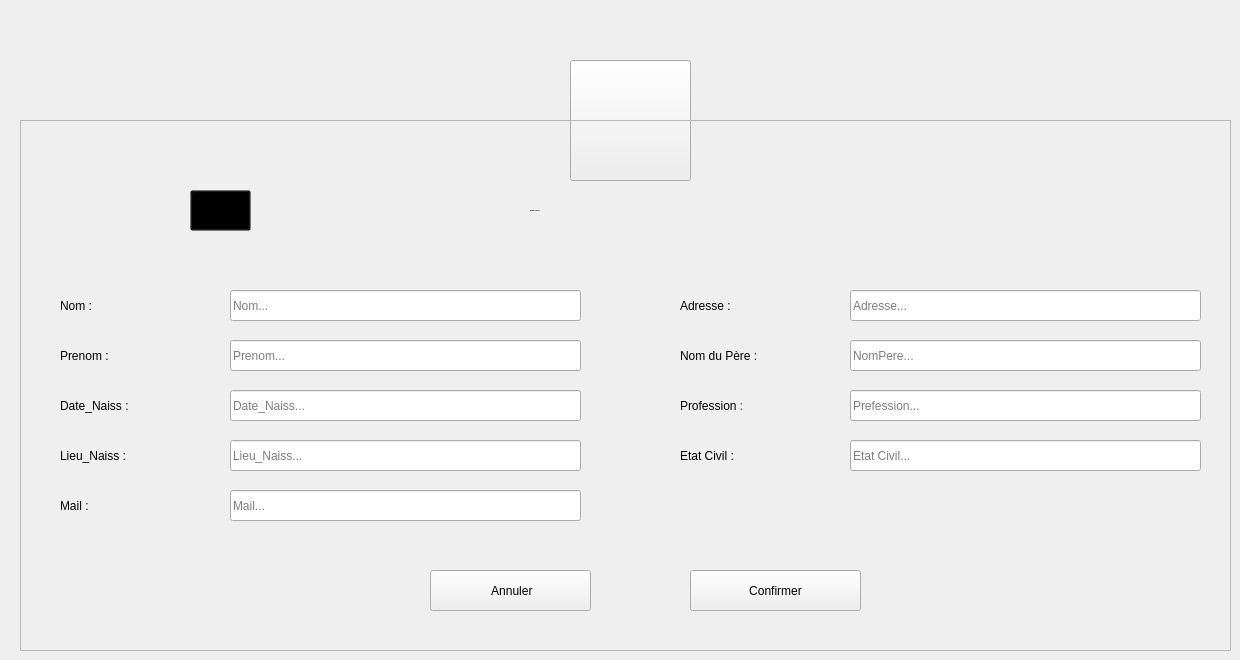
      <widget class="QWidget" name="Modifier_Citoyen_2">
       <widget class="QToolButton" name="toolButton_22">
        <property name="geometry">
         <rect>
          <x>570</x>
          <y>60</y>
          <width>121</width>
          <height>121</height>
         </rect>
        </property>
        <property name="styleSheet">
         <string notr="true"/>
        </property>
        <property name="text">
         <string/>
        </property>
        <property name="icon">
         <iconset resource="Ressources.qrc">
          <normaloff>:/Ressources/image/systeme-de-population.png</normaloff>:/Ressources/image/systeme-de-population.png</iconset>
        </property>
        <property name="iconSize">
         <size>
          <width>64</width>
          <height>64</height>
         </size>
        </property>
       </widget>
       <widget class="QFrame" name="frame_15">
        <property name="geometry">
         <rect>
          <x>20</x>
          <y>120</y>
          <width>1211</width>
          <height>531</height>
         </rect>
        </property>
        <property name="styleSheet">
         <string notr="true"/>
        </property>
        <property name="frameShape">
         <enum>QFrame::StyledPanel</enum>
        </property>
        <property name="frameShadow">
         <enum>QFrame::Raised</enum>
        </property>
        <widget class="QLabel" name="L_AjouterCitoyen_5">
         <property name="geometry">
          <rect>
           <x>510</x>
           <y>70</y>
           <width>281</width>
           <height>41</height>
          </rect>
         </property>
         <property name="font">
          <font>
           <family>century gothic</family>
           <pointsize>-1</pointsize>
           <weight>75</weight>
           <bold>true</bold>
          </font>
         </property>
         <property name="styleSheet">
          <string notr="true">background: transparent;</string>
         </property>
         <property name="text">
          <string>Modifier un Citoyen</string>
         </property>
        </widget>
        <widget class="QLabel" name="L_MNomCitoyen_2">
         <property name="geometry">
          <rect>
           <x>40</x>
           <y>170</y>
           <width>121</width>
           <height>31</height>
          </rect>
         </property>
         <property name="styleSheet">
          <string notr="true">background: transparent;</string>
         </property>
         <property name="text">
          <string>Nom :</string>
         </property>
        </widget>
        <widget class="QLabel" name="L_MPrenomCitoyen_2">
         <property name="geometry">
          <rect>
           <x>40</x>
           <y>220</y>
           <width>121</width>
           <height>31</height>
          </rect>
         </property>
         <property name="styleSheet">
          <string notr="true">background: transparent;</string>
         </property>
         <property name="text">
          <string>Prenom :</string>
         </property>
        </widget>
        <widget class="QLabel" name="L_MDateNaissCit_2">
         <property name="geometry">
          <rect>
           <x>40</x>
           <y>270</y>
           <width>131</width>
           <height>31</height>
          </rect>
         </property>
         <property name="styleSheet">
          <string notr="true">background: transparent;</string>
         </property>
         <property name="text">
          <string>Date_Naiss :</string>
         </property>
        </widget>
        <widget class="QLabel" name="L_MLieuNaissCit_2">
         <property name="geometry">
          <rect>
           <x>40</x>
           <y>320</y>
           <width>141</width>
           <height>31</height>
          </rect>
         </property>
         <property name="styleSheet">
          <string notr="true">background: transparent;</string>
         </property>
         <property name="text">
          <string>Lieu_Naiss :</string>
         </property>
        </widget>
        <widget class="QLabel" name="L_MMailCitoyen_2">
         <property name="geometry">
          <rect>
           <x>40</x>
           <y>370</y>
           <width>141</width>
           <height>31</height>
          </rect>
         </property>
         <property name="styleSheet">
          <string notr="true">background: transparent;</string>
         </property>
         <property name="text">
          <string>Mail :</string>
         </property>
        </widget>
        <widget class="QLineEdit" name="LE_MNomCitoyen_2">
         <property name="geometry">
          <rect>
           <x>210</x>
           <y>170</y>
           <width>351</width>
           <height>31</height>
          </rect>
         </property>
         <property name="placeholderText">
          <string>Nom...</string>
         </property>
        </widget>
        <widget class="QLineEdit" name="LE_MPrenomCitoyen_2">
         <property name="geometry">
          <rect>
           <x>210</x>
           <y>220</y>
           <width>351</width>
           <height>31</height>
          </rect>
         </property>
         <property name="placeholderText">
          <string>Prenom...</string>
         </property>
        </widget>
        <widget class="QLineEdit" name="LE_MDateNaissCit_3">
         <property name="geometry">
          <rect>
           <x>210</x>
           <y>270</y>
           <width>351</width>
           <height>31</height>
          </rect>
         </property>
         <property name="placeholderText">
          <string>Date_Naiss...</string>
         </property>
        </widget>
        <widget class="QLineEdit" name="LE_MLieuNaissCit_2">
         <property name="geometry">
          <rect>
           <x>210</x>
           <y>320</y>
           <width>351</width>
           <height>31</height>
          </rect>
         </property>
         <property name="placeholderText">
          <string>Lieu_Naiss...</string>
         </property>
        </widget>
        <widget class="QLineEdit" name="LE_MMailCitoyen_2">
         <property name="geometry">
          <rect>
           <x>210</x>
           <y>370</y>
           <width>351</width>
           <height>31</height>
          </rect>
         </property>
         <property name="text">
          <string/>
         </property>
         <property name="placeholderText">
          <string>Mail...</string>
         </property>
        </widget>
        <widget class="QPushButton" name="B_MConfirmerCitoyen_3">
         <property name="geometry">
          <rect>
           <x>670</x>
           <y>450</y>
           <width>171</width>
           <height>41</height>
          </rect>
         </property>
         <property name="text">
          <string>Confirmer</string>
         </property>
         <property name="icon">
          <iconset resource="Ressources.qrc">
           <normaloff>:/Ressources/image/confirm.png</normaloff>:/Ressources/image/confirm.png</iconset>
         </property>
         <property name="iconSize">
          <size>
           <width>20</width>
           <height>20</height>
          </size>
         </property>
        </widget>
        <widget class="QPushButton" name="B_MAnnulerCitoyen_2">
         <property name="geometry">
          <rect>
           <x>410</x>
           <y>450</y>
           <width>161</width>
           <height>41</height>
          </rect>
         </property>
         <property name="styleSheet">
          <string notr="true"/>
         </property>
         <property name="text">
          <string> Annuler</string>
         </property>
         <property name="icon">
          <iconset resource="Ressources.qrc">
           <normaloff>:/Ressources/image/close.png</normaloff>:/Ressources/image/close.png</iconset>
         </property>
         <property name="iconSize">
          <size>
           <width>16</width>
           <height>16</height>
          </size>
         </property>
        </widget>
        <widget class="QToolButton" name="toolButton_23">
         <property name="geometry">
          <rect>
           <x>170</x>
           <y>70</y>
           <width>61</width>
           <height>41</height>
          </rect>
         </property>
         <property name="styleSheet">
          <string notr="true">background: transparent;</string>
         </property>
         <property name="text">
          <string/>
         </property>
         <property name="icon">
          <iconset>
           <normaloff>:/Recources/Images/add-user.png</normaloff>:/Recources/Images/add-user.png</iconset>
         </property>
         <property name="iconSize">
          <size>
           <width>30</width>
           <height>30</height>
          </size>
         </property>
        </widget>
        <widget class="QLabel" name="L_MAdresseCit_2">
         <property name="geometry">
          <rect>
           <x>660</x>
           <y>170</y>
           <width>121</width>
           <height>31</height>
          </rect>
         </property>
         <property name="styleSheet">
          <string notr="true">background: transparent;</string>
         </property>
         <property name="text">
          <string>Adresse :</string>
         </property>
        </widget>
        <widget class="QLineEdit" name="LE_MProfessionCit_2">
         <property name="geometry">
          <rect>
           <x>830</x>
           <y>270</y>
           <width>351</width>
           <height>31</height>
          </rect>
         </property>
         <property name="placeholderText">
          <string>Prefession...</string>
         </property>
        </widget>
        <widget class="QLineEdit" name="LE_MAdresseCit_2">
         <property name="geometry">
          <rect>
           <x>830</x>
           <y>170</y>
           <width>351</width>
           <height>31</height>
          </rect>
         </property>
         <property name="placeholderText">
          <string>Adresse...</string>
         </property>
        </widget>
        <widget class="QLabel" name="L_MNomPereCit_2">
         <property name="geometry">
          <rect>
           <x>660</x>
           <y>220</y>
           <width>151</width>
           <height>31</height>
          </rect>
         </property>
         <property name="styleSheet">
          <string notr="true">background: transparent;</string>
         </property>
         <property name="text">
          <string>Nom du Père :</string>
         </property>
        </widget>
        <widget class="QLineEdit" name="LE_MNomPereCit_2">
         <property name="geometry">
          <rect>
           <x>830</x>
           <y>220</y>
           <width>351</width>
           <height>31</height>
          </rect>
         </property>
         <property name="placeholderText">
          <string>NomPere...</string>
         </property>
        </widget>
        <widget class="QLabel" name="L_MProfessionCit_2">
         <property name="geometry">
          <rect>
           <x>660</x>
           <y>270</y>
           <width>131</width>
           <height>31</height>
          </rect>
         </property>
         <property name="styleSheet">
          <string notr="true">background: transparent;</string>
         </property>
         <property name="text">
          <string>Profession :</string>
         </property>
        </widget>
        <widget class="QLabel" name="L_MEtatCitoyen_2">
         <property name="geometry">
          <rect>
           <x>660</x>
           <y>320</y>
           <width>141</width>
           <height>31</height>
          </rect>
         </property>
         <property name="styleSheet">
          <string notr="true">background: transparent;</string>
         </property>
         <property name="text">
          <string>Etat Civil :</string>
         </property>
        </widget>
        <widget class="QLineEdit" name="LE_MEtatCitoyen_2">
         <property name="geometry">
          <rect>
           <x>830</x>
           <y>320</y>
           <width>351</width>
           <height>31</height>
          </rect>
         </property>
         <property name="placeholderText">
          <string>Etat Civil...</string>
         </property>
        </widget>
       </widget>
      </widget>
